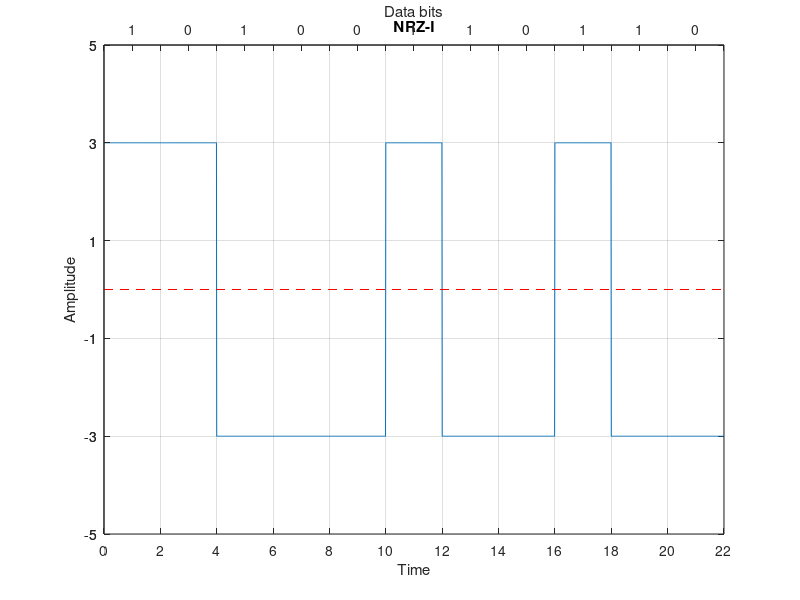

MATLAB code for this plot:
clear all;
close all;
clc;

bits = [1 0 1 0 0 1 1 0 1 1 0];
bit_duration = 2;

fs = 100;
Total_time = length(bits) * bit_duration;   # time needed to send whole data
t = 0: 1/fs: Total_time-(1/fs);

# sender end
prv_state = -3;
for i = 1 : length(bits)
    if bits(i) == 0
      nrzi(((i-1) * bit_duration * fs) + 1 : i * bit_duration * fs) = prv_state;
    else
      prv_state = -prv_state;
      nrzi(((i-1) * bit_duration * fs) + 1 : i * bit_duration * fs) = prv_state;
    endif
endfor

# ploting
plot(t, nrzi);
xticks([0: bit_duration: Total_time]);
yticks([-5: 2: 5]);
ylim([-5, 5]);
xlim([0, Total_time]);
grid on;
title("NRZ-I");
xlabel("Time");
ylabel("Amplitude");
line ([0, Total_time], [0 0], "linestyle", "--", "color", "r");

% Top axis
ax1=gca;
ax2 = axes('Position', get(ax1, 'Position'), 'Color', 'none');
set(ax2, 'XAxisLocation', 'top');
set(ax2, 'XLim', get(ax1, 'XLim'));
set(ax2, 'YLim', get(ax1, 'YLim'));
set(ax2, 'XTick', [bit_duration/2: bit_duration: Total_time]);
set(ax2, 'YTick', [-5: 2: 5]);
set(ax2, 'XTickLabel', bits);
set(ax2, 'XLabel', 'Data bits');

# receiver end
prv_found = ones(1, (bit_duration * fs)) .* 3;
for i = 1 : length(nrzi)/(bit_duration * fs)
    if nrzi(((i-1) * bit_duration * fs) + 1 : i * bit_duration * fs) == prv_found
        rcv_data(i) = 0;
    else
        rcv_data(i) = 1;
        prv_found = prv_found .* (-1);
    endif
endfor

disp(rcv_data);
